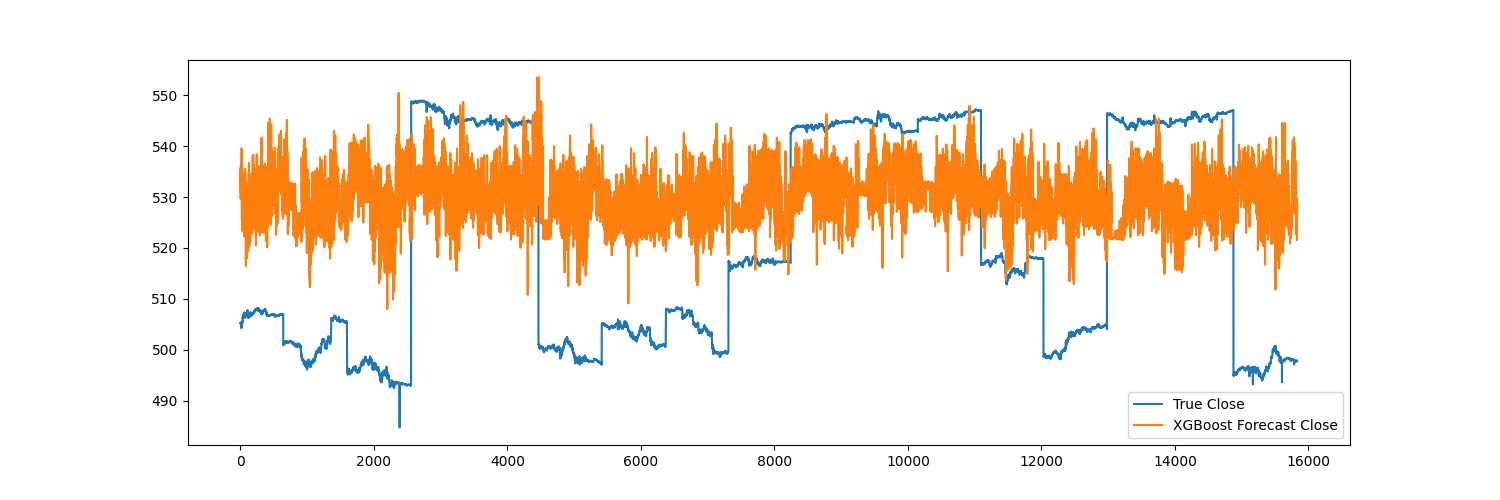

Reproduce this figure in Python.
import os
import pandas as pd
import numpy as np
import torch
from torch import nn
from sklearn.metrics import mean_squared_error
from sklearn.preprocessing import StandardScaler
import matplotlib.pyplot as plt
import xgboost as xgb

# 设置设备
device = torch.device('cuda' if torch.cuda.is_available() else 'cpu')

# 数据加载和合并
data_dir = 'data/daily_data'
all_files = [os.path.join(data_dir, f) for f in os.listdir(data_dir) if f.endswith('.csv')]
data_list = []

for file in all_files:
    df = pd.read_csv(file, index_col='Datetime', parse_dates=True)
    data_list.append(df)

data = pd.concat(data_list)
data = data.dropna()

# 检查数据维度和列名
print("数据维度:", data.shape)
print("数据列名:", data.columns)

# 数据标准化
scaler = StandardScaler()
data_scaled = scaler.fit_transform(data)

# 设置参数
input_window = 60  # 输入窗口大小（分钟）
output_window = 10  # 输出窗口大小（分钟）
train_size_ratio = 0.8  # 使用前80%的数据作为训练集
epochs = 100
batch_size = 32

# 数据预处理
def create_sequences(data, input_window, output_window):
    xs, ys = [], []
    for i in range(len(data) - input_window - output_window):
        x = data[i:(i + input_window), :]  # 多变量输入
        y = data[(i + input_window):(i + input_window + output_window), 3]  # 仅使用 Close 作为目标
        xs.append(x)
        ys.append(y)
    return np.array(xs), np.array(ys)

# 创建序列
x, y = create_sequences(data_scaled, input_window, output_window)

# 训练集和测试集划分
train_size = int(len(x) * train_size_ratio)
x_train, y_train = x[:train_size], y[:train_size]
x_test, y_test = x[train_size:], y[train_size:]

# 将数据转换为 PyTorch 张量
x_train_tensor = torch.tensor(x_train, dtype=torch.float32).to(device)
y_train_tensor = torch.tensor(y_train, dtype=torch.float32).to(device)
x_test_tensor = torch.tensor(x_test, dtype=torch.float32).to(device)
y_test_tensor = torch.tensor(y_test, dtype=torch.float32).to(device)

# 自定义的 N-BEATSx 模型
class NBeatsx(nn.Module):
    def __init__(self, input_dim, forecast_length, backcast_length, hidden_units, stacks, blocks_per_stack):
        super(NBeatsx, self).__init__()
        self.input_dim = input_dim
        self.forecast_length = forecast_length
        self.backcast_length = backcast_length
        self.hidden_units = hidden_units
        self.stacks = nn.ModuleList([
            nn.ModuleList([
                self.Block(input_dim, forecast_length, backcast_length, hidden_units)
                for _ in range(blocks_per_stack)
            ])
            for _ in range(stacks)
        ])

    class Block(nn.Module):
        def __init__(self, input_dim, forecast_length, backcast_length, hidden_units):
            super(NBeatsx.Block, self).__init__()
            self.fc = nn.Sequential(
                nn.Linear(input_dim * backcast_length, hidden_units),
                nn.ReLU(),
                nn.Linear(hidden_units, hidden_units),
                nn.ReLU(),
                nn.Linear(hidden_units, input_dim * backcast_length + forecast_length)  # 预测 Close
            )

        def forward(self, x):
            x = x.view(x.size(0), -1)  # Flatten the input
            return self.fc(x)

    def forward(self, x):
        residual = x
        forecast = torch.zeros((x.size(0), self.forecast_length), device=x.device)  # 调整 forecast 维度
        for stack in self.stacks:
            for block in stack:
                block_forecast = block(residual)
                backcast_size = self.backcast_length * self.input_dim
                forecast_size = self.forecast_length  # 仅预测 Close
                # 计算 backcast 和 forecast_delta
                backcast = block_forecast[:, :backcast_size]
                forecast_delta = block_forecast[:, -forecast_size:]
                # 重新调整 backcast 的维度
                residual = residual - backcast.view(x.size(0), self.backcast_length, self.input_dim)
                forecast += forecast_delta
        return forecast

# 初始化 N-BEATSx 模型
model = NBeatsx(
    input_dim=x_train_tensor.shape[-1],  # 输入特征的数量
    forecast_length=output_window,  # 输出窗口大小
    backcast_length=input_window,  # 输入窗口大小
    hidden_units=512,  # 隐藏层单元数量
    stacks=3,  # 堆栈数量增加以提高表达能力
    blocks_per_stack=3  # 每个堆栈中的块数量
).to(device)

# 损失函数和优化器
criterion = nn.MSELoss()
optimizer = torch.optim.Adam(model.parameters(), lr=0.001)

# 训练 N-BEATSx 模型
for epoch in range(epochs):
    model.train()
    optimizer.zero_grad()
    forecast = model(x_train_tensor)
    loss = criterion(forecast, y_train_tensor)
    loss.backward()
    optimizer.step()
    if epoch % 10 == 0:
        print(f'Epoch {epoch}, Loss: {loss.item()}')

# 提取 N-BEATSx 特征
model.eval()
with torch.no_grad():
    train_features = model(x_train_tensor).cpu().numpy()
    test_features = model(x_test_tensor).cpu().numpy()

# 将 N-BEATSx 特征作为 XGBoost 的输入
xgb_train = xgb.DMatrix(train_features, label=y_train[:, -1])  # 仅预测 Close
xgb_test = xgb.DMatrix(test_features, label=y_test[:, -1])

# XGBoost 参数
params = {
    'objective': 'reg:squarederror',
    'max_depth': 6,
    'learning_rate': 0.05,  # 降低学习率以提高稳定性
    'n_estimators': 100
}

# 训练 XGBoost 模型
xgb_model = xgb.train(params, xgb_train, num_boost_round=100)

# 预测
xgb_forecast = xgb_model.predict(xgb_test)

# 计算 XGBoost 的均方误差
xgb_mse = mean_squared_error(y_test[:, -1], xgb_forecast)
print(f'XGBoost MSE: {xgb_mse}')

# 将预测结果反标准化
xgb_forecast_inverse = scaler.inverse_transform(np.c_[np.zeros((xgb_forecast.shape[0], 34)), xgb_forecast])[:, -1]
y_test_inverse = scaler.inverse_transform(np.c_[np.zeros((y_test.shape[0], 34)), y_test[:, -1]])[:, -1]

# 可视化 XGBoost 结果（仅以Close为例）
plt.figure(figsize=(15, 5))
plt.plot(y_test_inverse, label='True Close')
plt.plot(xgb_forecast_inverse, label='XGBoost Forecast Close')
plt.legend()
plt.show()
